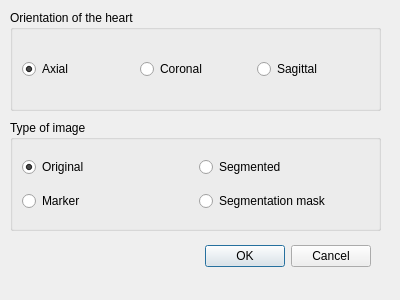
<?xml version="1.0" encoding="UTF-8"?>
<ui version="4.0">
 <class>frmMivSaveSlice</class>
 <widget class="QDialog" name="frmMivSaveSlice">
  <property name="geometry">
   <rect>
    <x>0</x>
    <y>0</y>
    <width>400</width>
    <height>300</height>
   </rect>
  </property>
  <property name="sizePolicy">
   <sizepolicy hsizetype="Fixed" vsizetype="Fixed">
    <horstretch>0</horstretch>
    <verstretch>0</verstretch>
   </sizepolicy>
  </property>
  <property name="minimumSize">
   <size>
    <width>400</width>
    <height>300</height>
   </size>
  </property>
  <property name="maximumSize">
   <size>
    <width>400</width>
    <height>300</height>
   </size>
  </property>
  <property name="windowTitle">
   <string>Save current slice</string>
  </property>
  <widget class="QDialogButtonBox" name="buttonBox">
   <property name="geometry">
    <rect>
     <x>30</x>
     <y>240</y>
     <width>341</width>
     <height>32</height>
    </rect>
   </property>
   <property name="orientation">
    <enum>Qt::Horizontal</enum>
   </property>
   <property name="standardButtons">
    <set>QDialogButtonBox::Cancel|QDialogButtonBox::Ok</set>
   </property>
  </widget>
  <widget class="QGroupBox" name="groupBox">
   <property name="geometry">
    <rect>
     <x>10</x>
     <y>10</y>
     <width>371</width>
     <height>101</height>
    </rect>
   </property>
   <property name="title">
    <string>Orientation of the heart</string>
   </property>
   <layout class="QGridLayout" name="gridLayout">
    <item row="0" column="0">
     <widget class="QRadioButton" name="radioAxial">
      <property name="text">
       <string>Axial</string>
      </property>
      <property name="checked">
       <bool>true</bool>
      </property>
     </widget>
    </item>
    <item row="0" column="1">
     <widget class="QRadioButton" name="radioCoronal">
      <property name="text">
       <string>Coronal</string>
      </property>
     </widget>
    </item>
    <item row="0" column="2">
     <widget class="QRadioButton" name="radioSagittal">
      <property name="text">
       <string>Sagittal</string>
      </property>
     </widget>
    </item>
   </layout>
  </widget>
  <widget class="QGroupBox" name="groupBox_2">
   <property name="geometry">
    <rect>
     <x>10</x>
     <y>120</y>
     <width>371</width>
     <height>111</height>
    </rect>
   </property>
   <property name="title">
    <string>Type of image</string>
   </property>
   <layout class="QGridLayout" name="gridLayout_2">
    <item row="0" column="0">
     <widget class="QRadioButton" name="radioOriginal">
      <property name="text">
       <string>Original</string>
      </property>
      <property name="checked">
       <bool>true</bool>
      </property>
     </widget>
    </item>
    <item row="0" column="1">
     <widget class="QRadioButton" name="radioSegmented">
      <property name="text">
       <string>Segmented</string>
      </property>
     </widget>
    </item>
    <item row="1" column="1">
     <widget class="QRadioButton" name="radioMask">
      <property name="text">
       <string>Segmentation mask</string>
      </property>
     </widget>
    </item>
    <item row="1" column="0">
     <widget class="QRadioButton" name="radioMarker">
      <property name="text">
       <string>Marker</string>
      </property>
     </widget>
    </item>
   </layout>
  </widget>
 </widget>
 <resources/>
 <connections>
  <connection>
   <sender>buttonBox</sender>
   <signal>accepted()</signal>
   <receiver>frmMivSaveSlice</receiver>
   <slot>accept()</slot>
   <hints>
    <hint type="sourcelabel">
     <x>248</x>
     <y>254</y>
    </hint>
    <hint type="destinationlabel">
     <x>157</x>
     <y>274</y>
    </hint>
   </hints>
  </connection>
  <connection>
   <sender>buttonBox</sender>
   <signal>rejected()</signal>
   <receiver>frmMivSaveSlice</receiver>
   <slot>reject()</slot>
   <hints>
    <hint type="sourcelabel">
     <x>316</x>
     <y>260</y>
    </hint>
    <hint type="destinationlabel">
     <x>286</x>
     <y>274</y>
    </hint>
   </hints>
  </connection>
 </connections>
</ui>
